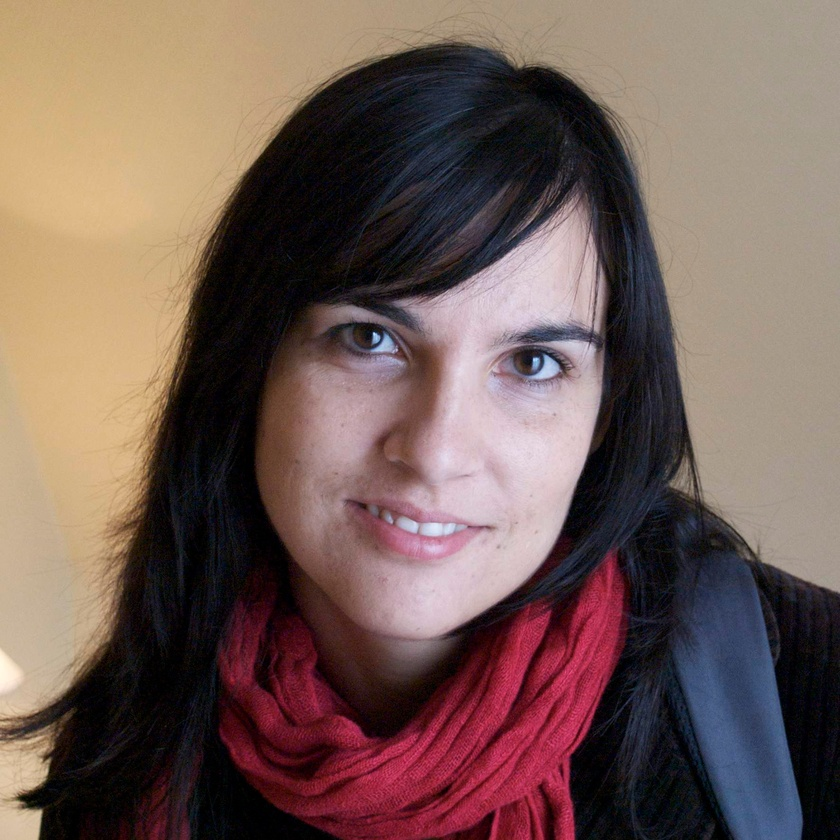
#> input picture imageelixir/lib/elisa.jpg, 840 x 840 px, shrunk from 1771 x 1771 before the run
$ python imagen.py
#> lines starting #> are read from the running program, lines starting #| are printed output that depends on the picture
from PIL import Image
import numpy as np

img = Image.open("elisa.jpg")
#> img is the input picture: PIL image 840x840 RGB; mean R, G, B 115.2, 92.8, 86.4
m,n, = np.size(img)
#> m = 840; n = 840
grayscale=img.convert('L')
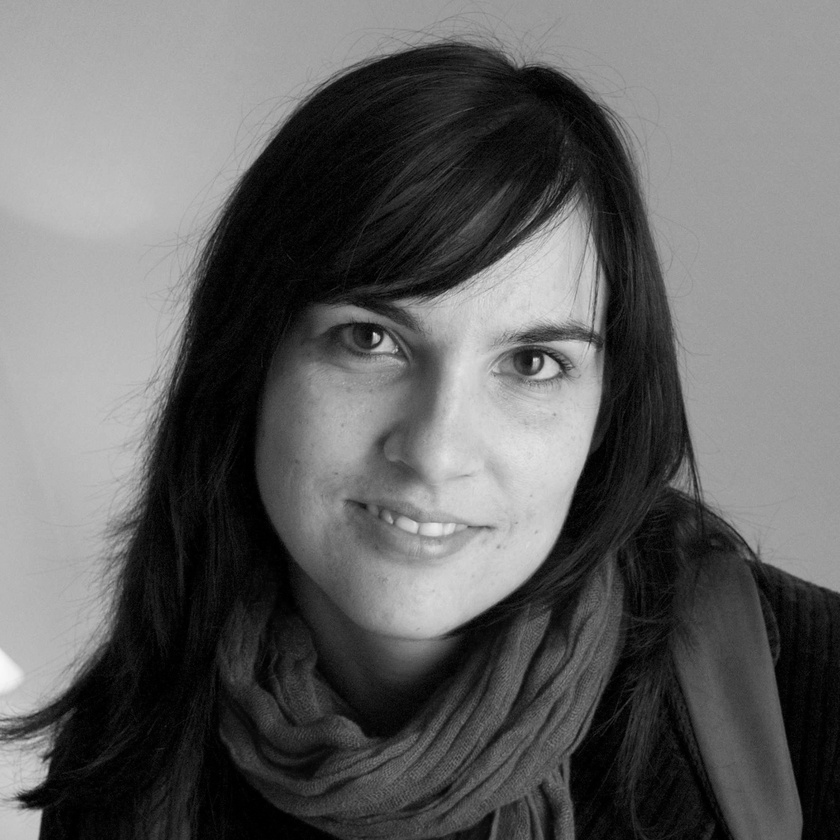
#> grayscale: PIL image 840x840 L; min 0, max 249, mean 98.8
grayscale.save('gray.jpg')
npgray = np.array(grayscale)
print(type(img))
#| <class 'PIL.JpegImagePlugin.JpegImageFile'>
print(type(npgray))
#| <class 'numpy.ndarray'>
print("matriz: ", npgray)
#> (printed output is left out)
print("Grises: ", grayscale)
#| Grises:  <PIL.Image.Image image mode=L size=840x840 at 0x7F29EF6AA850>
print("Grises tipo: ",type(grayscale))
#| Grises tipo:  <class 'PIL.Image.Image'>
print("Grises formato: ", grayscale.format)
#| Grises formato:  None
print("Grises tamaño: ", grayscale.size)
#| Grises tamaño:  (840, 840)
print("Grises modo: ", grayscale.mode)
#| Grises modo:  L
print("data: ", np.size(npgray))
#| data:  705600
print("m es: ", m)
#| m es:  840
print("n es: ", n)
#| n es:  840
print(img.format)
#| JPEG
print(img.mode)
#| RGB
print(img.size)
#| (840, 840)
#img.show()
